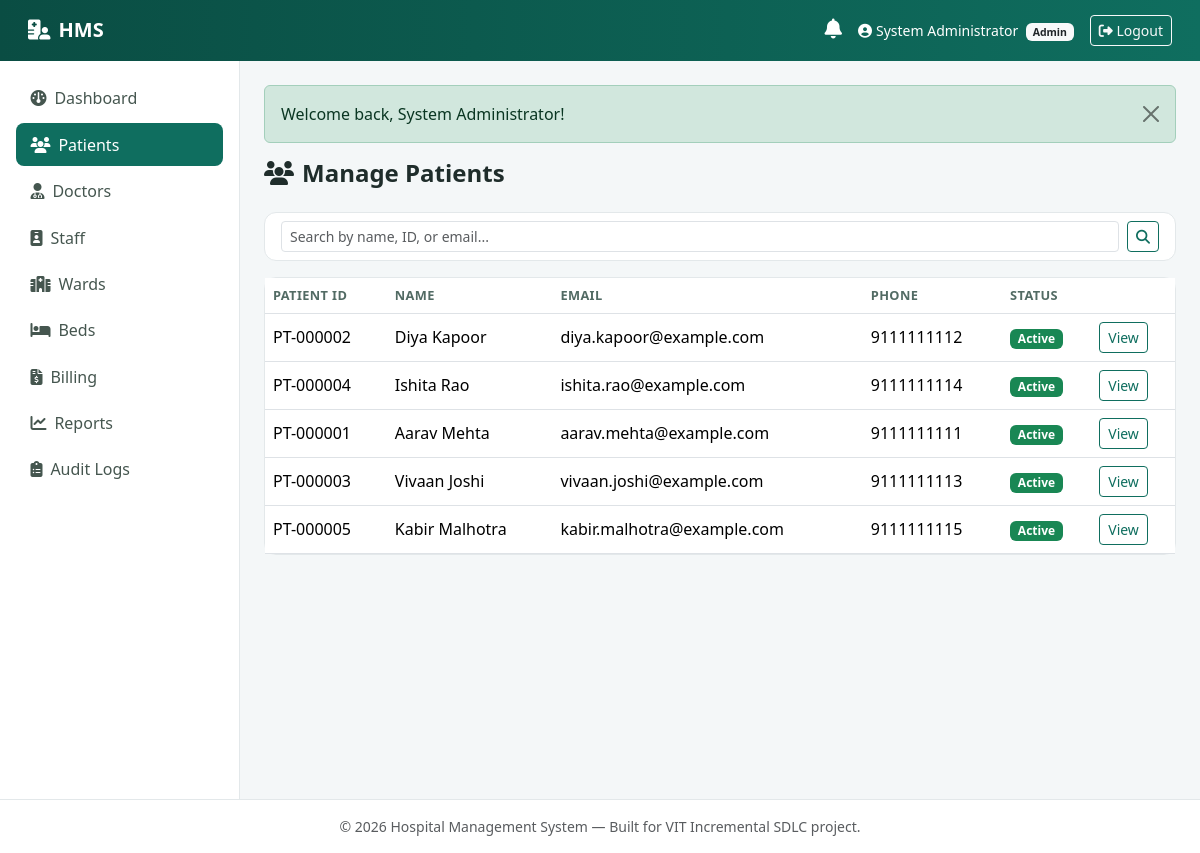
Screenshot of /admin/patients.php (signed in) with the database file from the repository.
### tables this page shows
CREATE TABLE patients (
    id INT AUTO_INCREMENT PRIMARY KEY,
    user_id INT NOT NULL UNIQUE,
    patient_id VARCHAR(20) NOT NULL UNIQUE,         
    emergency_contact VARCHAR(50) DEFAULT NULL,
    blood_group VARCHAR(5) DEFAULT NULL,
    created_at TIMESTAMP NOT NULL DEFAULT CURRENT_TIMESTAMP,
    CONSTRAINT fk_patients_user FOREIGN KEY (user_id) REFERENCES users(id) ON DELETE CASCADE
);

CREATE TABLE users (
    id INT AUTO_INCREMENT PRIMARY KEY,
    name VARCHAR(150) NOT NULL,
    email VARCHAR(150) NOT NULL UNIQUE,
    password VARCHAR(255) NOT NULL,                
    role ENUM('patient','doctor','admin') NOT NULL,
    phone VARCHAR(20) DEFAULT NULL,
    address VARCHAR(255) DEFAULT NULL,
    date_of_birth DATE DEFAULT NULL,
    status ENUM('active','inactive') NOT NULL DEFAULT 'active',
    created_at TIMESTAMP NOT NULL DEFAULT CURRENT_TIMESTAMP,
    INDEX idx_users_role (role),
    INDEX idx_users_status (status)
);

### includes/functions.php (called while the page is built, shortened)
<?php
function clean(string $value): string
{
    return trim(strip_tags($value));
}
function esc(?string $value): string
{
    return htmlspecialchars($value ?? '', ENT_QUOTES, 'UTF-8');
}
function statusBadgeClass(string $status): string
{
    $map = [
        'Scheduled'   => 'bg-info text-dark',
        'Confirmed'   => 'bg-primary',
        'Completed'   => 'bg-success',
        'Cancelled'   => 'bg-danger',
        'Rescheduled' => 'bg-warning text-dark',
        'Unpaid'      => 'bg-danger',
        'Paid'        => 'bg-success',
        'Failed'      => 'bg-danger',
        'Pending'     => 'bg-warning text-dark',
        'active'      => 'bg-success',
        'inactive'    => 'bg-secondary',
        'Available'   => 'bg-success',
        'Occupied'    => 'bg-danger',
    ];
    return $map[$status] ?? 'bg-secondary';
}

### admin/patients.php (the view, shortened to what this page needs)
<?php
$pdo = getDB();
    ?>
    <?php
$search = clean($_GET['search'] ?? '');
$sql = "SELECT u.*, p.id AS pid, p.patient_id AS patient_code, p.blood_group FROM patients p JOIN users u ON p.user_id = u.id WHERE 1=1";
$params = [];
$sql .= ' ORDER BY u.created_at DESC';
$stmt = $pdo->prepare($sql);
$stmt->execute($params);
$patients = $stmt->fetchAll();
include __DIR__ . '/../includes/header.php';
include __DIR__ . '/../includes/navbar.php';
?>
<h4 class="fw-bold mb-4"><i class="fa-solid fa-users me-2"></i>Manage Patients</h4>
<div class="card mb-3">
  <div class="card-body py-2">
    <form method="GET" class="d-flex gap-2">
      <input type="text" name="search" class="form-control form-control-sm" placeholder="Search by name, ID, or email..." value="<?= esc($search) ?>">
      <button class="btn btn-sm btn-outline-primary" type="submit"><i class="fa-solid fa-magnifying-glass"></i></button>
    </form>
  </div>
</div>
<div class="card">
  <div class="card-body p-0">
    <?php if (!$patients): ?>
      <div class="empty-state"><i class="fa-solid fa-users"></i>No patients found.</div>
    <?php else: ?>
      <div class="table-responsive">
        <table class="table table-hover mb-0 align-middle">
          <thead><tr><th>Patient ID</th><th>Name</th><th>Email</th><th>Phone</th><th>Status</th><th></th></tr></thead>
          <tbody>
          <?php foreach ($patients as $p): ?>
            <tr>
              <td><?= esc($p['patient_code']) ?></td>
              <td><?= esc($p['name']) ?></td>
              <td><?= esc($p['email']) ?></td>
              <td><?= esc($p['phone']) ?></td>
              <td><span class="badge <?= statusBadgeClass($p['status']) ?>"><?= esc(ucfirst($p['status'])) ?></span></td>
              <td><a href="?id=<?= $p['pid'] ?>" class="btn btn-sm btn-outline-primary">View</a></td>
            </tr>
          <?php endforeach; ?>
          </tbody>
        </table>
      </div>
    <?php endif; ?>
  </div>
</div>
<?php include __DIR__ . '/../includes/footer.php'; ?>

### assets/css/style.css (style rules this page uses)
:root { --hms-primary: #0f6e5f; --hms-primary-dark: #0a4d43; --hms-accent: #2f9e8f; --hms-bg: #f4f7f8; --hms-sidebar-bg: #ffffff; --hms-border: #e3e8ea; }
body { background-color: var(--hms-bg); font-family: 'Segoe UI', Roboto, -apple-system, BlinkMacSystemFont, sans-serif; color: #1f2d2b; }
.card { border-radius: 12px; border: 1px solid var(--hms-border); }
.table thead th { color: #526b64; font-size: 0.8rem; text-transform: uppercase; letter-spacing: 0.03em; border-bottom-width: 1px; }
.btn-outline-primary { color: var(--hms-primary); border-color: var(--hms-primary); }

### rows the page displays
patients: patient "PT-000002", user.name "Diya Kapoor", user.email "diya.kapoor@example.com", user.phone "9111111112", user.status "Active"
patients: patient "PT-000004", user.name "Ishita Rao", user.email "ishita.rao@example.com", user.phone "9111111114", user.status "Active"
patients: patient "PT-000001", user.name "Aarav Mehta", user.email "aarav.mehta@example.com", user.phone "9111111111", user.status "Active"
patients: patient "PT-000003", user.name "Vivaan Joshi", user.email "vivaan.joshi@example.com", user.phone "9111111113", user.status "Active"
patients: patient "PT-000005", user.name "Kabir Malhotra", user.email "kabir.malhotra@example.com", user.phone "9111111115", user.status "Active"

### other values shown
$_SESSION['name'] "System Administrator"
$role "Admin"
$label "Dashboard"
$label "Patients"
$label "Doctors"
$label "Staff"
$label "Wards"
$label "Beds"
$label "Billing"
$label "Reports"
$label "Audit Logs"
$flash['message'] "Welcome back, System Administrator!"
